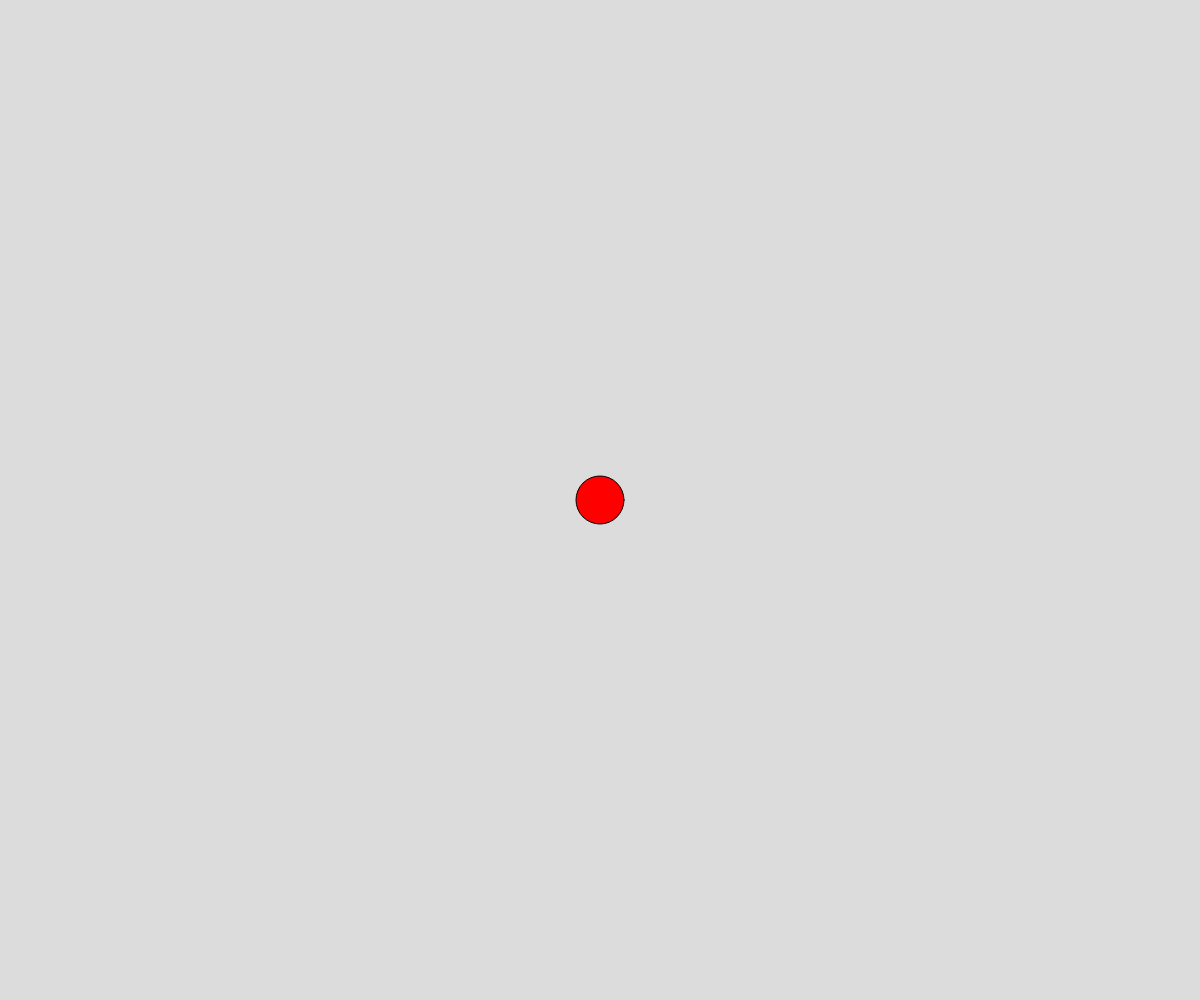
Frame 1 (no input)
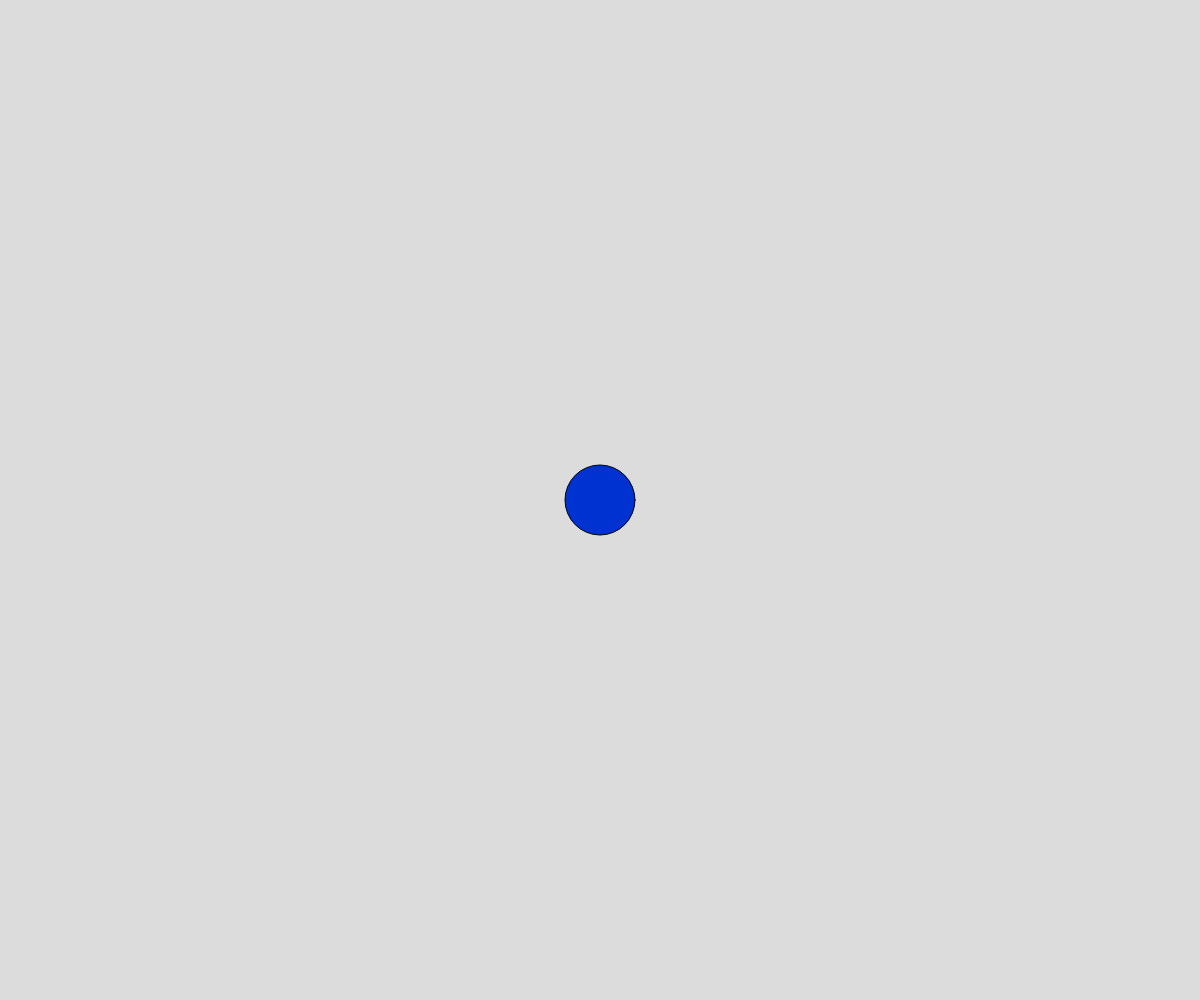
Frame 60 (no input)
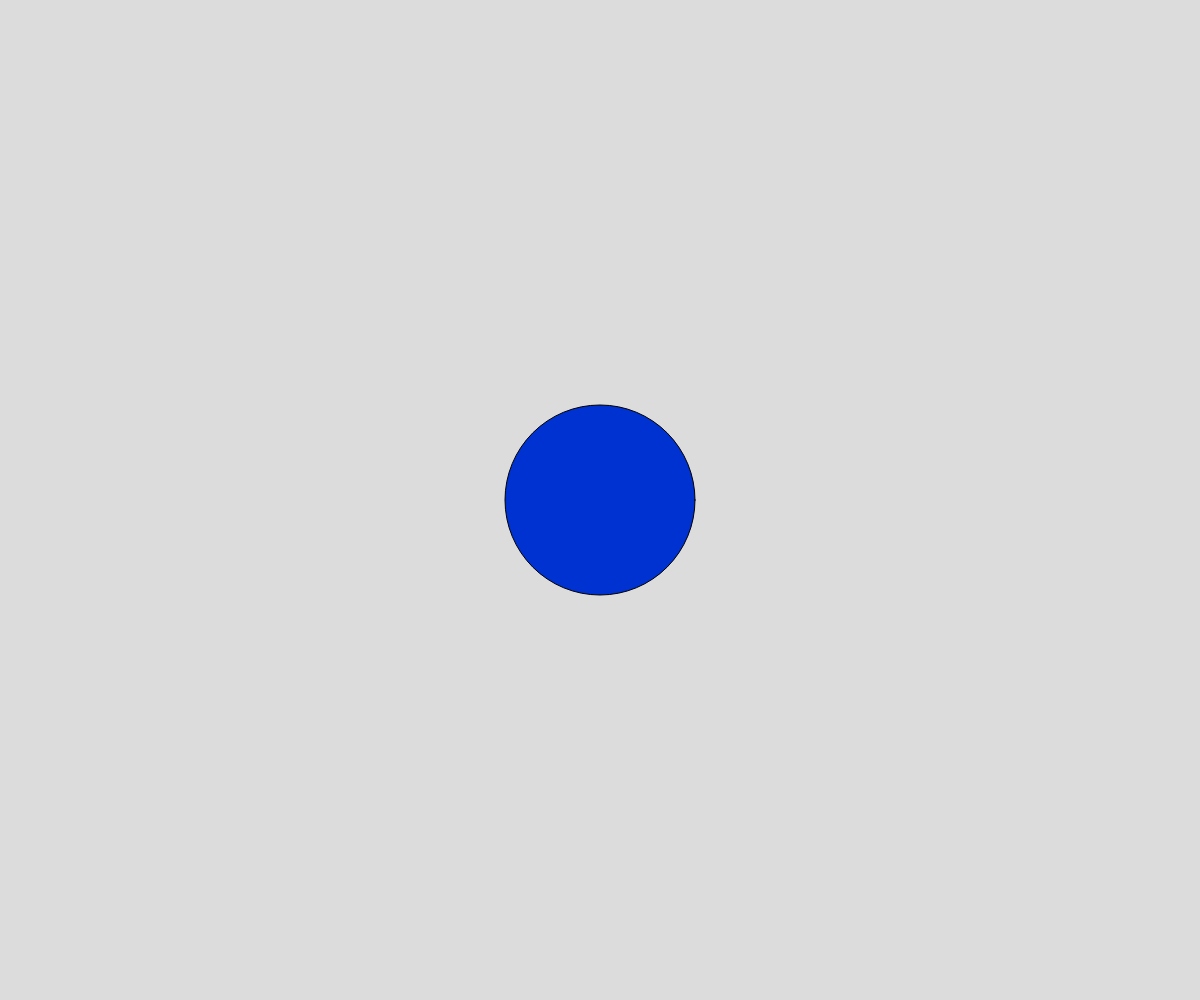
Frame 120 (the mouse pressed at the canvas centre since frame 60)

The p5.js sketch that drew these frames (run headless with seeded random() and noise() and a simulated clock; from frame 60 on, the mouse is pressed at the canvas centre):

// p5.js sketch
// ── sketch.js
// 
// Henish  patel 
// Wednesday, sepetember 25, 2024 
//
// Extra for Experts:
// - describe what you did to take this project "above and beyond"

let currentcolor = 0;    //0, 1, 2
let mycolor;
let circleSize = 50;
let growing = false;

function setup() {
  createCanvas(windowWidth, windowHeight);
  mycolor = color(210,0,175);
}

function draw() {
  background(220);
  switch(currentcolor) {
    case 0:
      fill(255,0,0);   break;
    case 1:
      fill(mycolor);   break;
    case 2:
      fill(0,50,210);  break;
  }
    
  if(growing) circleSize += 2;
  else circleSize -= 2

  circle(width/2, height/2, circleSize);

function Keypressed() {

if(key === "a"){
  growing = !growing
}
}

   if(frameCount % 10 === 0) {
   currentcolor += 1;
   if (currentcolor > 2) currentcolor =0;

 }



}
